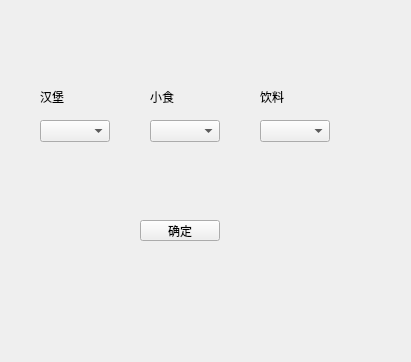
<?xml version="1.0" encoding="UTF-8"?>
<ui version="4.0">
 <class>Widget</class>
 <widget class="QWidget" name="Widget">
  <property name="geometry">
   <rect>
    <x>0</x>
    <y>0</y>
    <width>411</width>
    <height>362</height>
   </rect>
  </property>
  <property name="windowTitle">
   <string>Widget</string>
  </property>
  <widget class="QComboBox" name="comboBox">
   <property name="geometry">
    <rect>
     <x>40</x>
     <y>120</y>
     <width>70</width>
     <height>22</height>
    </rect>
   </property>
  </widget>
  <widget class="QComboBox" name="comboBox_2">
   <property name="geometry">
    <rect>
     <x>150</x>
     <y>120</y>
     <width>70</width>
     <height>22</height>
    </rect>
   </property>
  </widget>
  <widget class="QComboBox" name="comboBox_3">
   <property name="geometry">
    <rect>
     <x>260</x>
     <y>120</y>
     <width>70</width>
     <height>22</height>
    </rect>
   </property>
  </widget>
  <widget class="QLabel" name="label">
   <property name="geometry">
    <rect>
     <x>40</x>
     <y>90</y>
     <width>49</width>
     <height>14</height>
    </rect>
   </property>
   <property name="text">
    <string>汉堡</string>
   </property>
  </widget>
  <widget class="QLabel" name="label_2">
   <property name="geometry">
    <rect>
     <x>150</x>
     <y>90</y>
     <width>49</width>
     <height>14</height>
    </rect>
   </property>
   <property name="text">
    <string>小食</string>
   </property>
  </widget>
  <widget class="QLabel" name="label_3">
   <property name="geometry">
    <rect>
     <x>260</x>
     <y>90</y>
     <width>49</width>
     <height>14</height>
    </rect>
   </property>
   <property name="text">
    <string>饮料</string>
   </property>
  </widget>
  <widget class="QPushButton" name="pushButton">
   <property name="geometry">
    <rect>
     <x>140</x>
     <y>220</y>
     <width>80</width>
     <height>21</height>
    </rect>
   </property>
   <property name="text">
    <string>确定</string>
   </property>
  </widget>
 </widget>
 <resources/>
 <connections/>
</ui>
